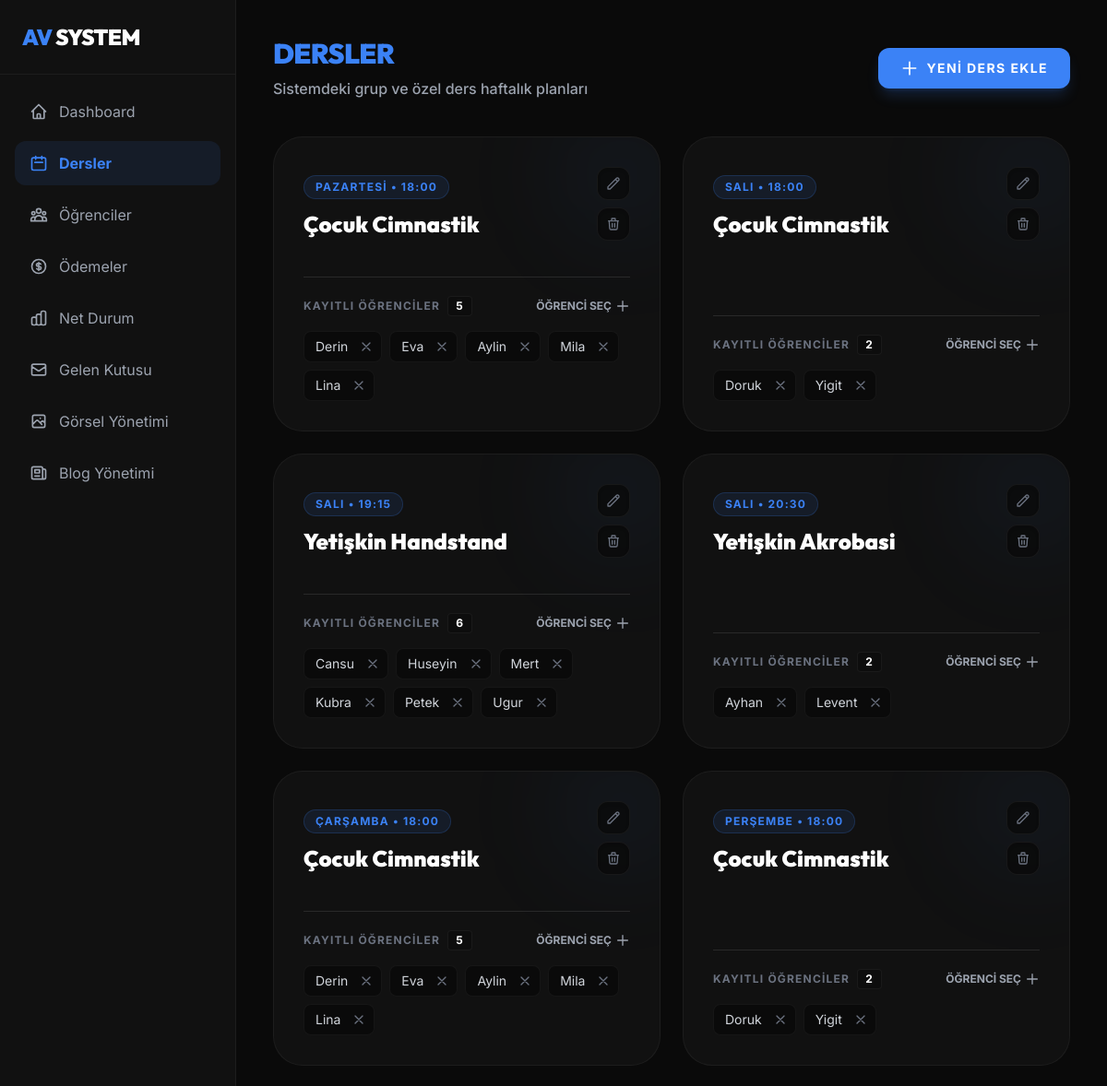
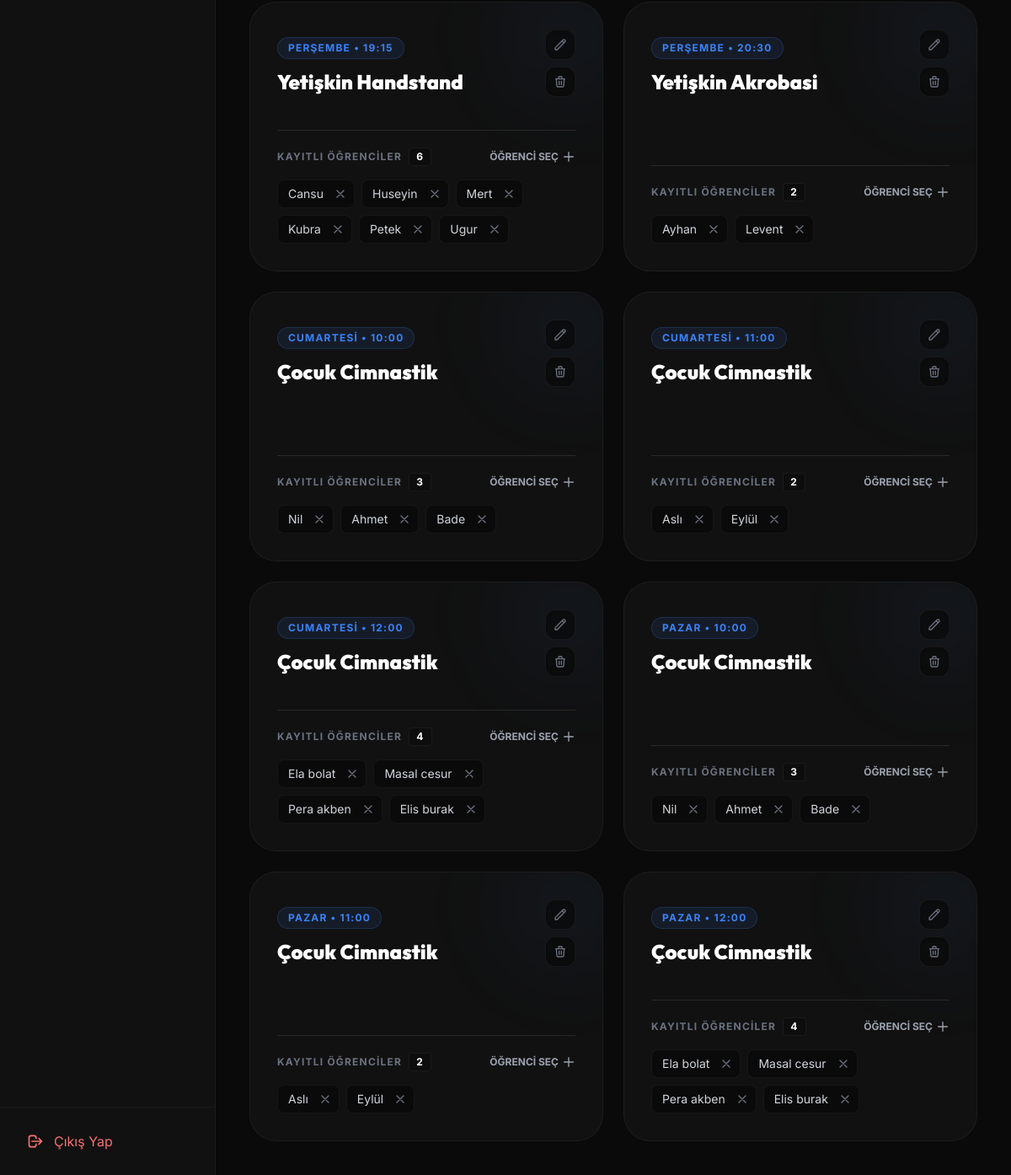
/panel/lessons/ (signed in), run on the app's committed database (2 pictures, top to bottom).
### crm/models.py (models this page shows, shortened)
class Lesson(models.Model):
    DAYS_OF_WEEK = [
        ('1', 'Pazartesi'),
        ('2', 'Salı'),
        ('3', 'Çarşamba'),
        ('4', 'Perşembe'),
        ('5', 'Cuma'),
        ('6', 'Cumartesi'),
        ('7', 'Pazar'),
    ]
    name = models.CharField(max_length=200, verbose_name="Ders Adı (Örn: Çocuk Cimnastik)")
    day_of_week = models.CharField(max_length=1, choices=DAYS_OF_WEEK, verbose_name="Gün")
    time = models.TimeField(verbose_name="Saat")
    notes = models.TextField(blank=True, null=True, verbose_name="Açıklama/Notlar")
    class Meta:
        verbose_name = "Ders"
        verbose_name_plural = "Dersler"
        ordering = ['day_of_week', 'time']

class Student(models.Model):
    STATUS_CHOICES = [
        ('active', 'Aktif'),
        ('inactive', 'Pasif'),
    ]
    full_name = models.CharField(max_length=200, verbose_name="Öğrenci Adı Soyadı")
    phone = models.CharField(max_length=20, blank=True, null=True, verbose_name="Telefon")
    email = models.EmailField(blank=True, null=True, verbose_name="E-posta")
    registration_date = models.DateField(auto_now_add=True, verbose_name="Kayıt Tarihi")
    status = models.CharField(max_length=20, choices=STATUS_CHOICES, default='active', verbose_name="Durum")
    lessons = models.ManyToManyField(Lesson, related_name='students', blank=True, verbose_name="Kayıtlı Olduğu Dersler")
    notes = models.TextField(blank=True, null=True, verbose_name="Özel Notlar")
    class Meta:
        verbose_name = "Öğrenci"
        verbose_name_plural = "Öğrenciler"
        ordering = ['-registration_date']

### crm/views.py (the view)
# urls.py: path('lessons/', views.lesson_list, name='crm_lesson_list'),
@login_required(login_url='crm_login')
def lesson_list(request):
    qs = Lesson.objects.all().prefetch_related('students')
    all_students = Student.objects.filter(status='active').order_by('full_name')
    context = {'lessons': qs, 'all_students': all_students}
    return render(request, 'crm/lesson_list.html', context)

### crm/templates/crm/lesson_list.html (shortened to what this page needs)
{% extends 'crm/base.html' %}
{% block content %}
<div class="mb-10 flex flex-col md:flex-row md:items-center justify-between gap-6">
    <div>
        <h2 class="text-3xl font-heading font-black tracking-tight text-white uppercase">
            <span class="text-accent">DERSLER</span>
        </h2>
        <p class="text-gray-400 mt-2 font-medium">Sistemdeki grup ve özel ders haftalık planları</p>
    </div>
    <button onclick="openAddLessonModal()"
        class="bg-accent text-white px-6 py-3 rounded-xl font-bold uppercase tracking-widest text-sm hover:bg-accent-dark transition-all flex items-center gap-2 shadow-lg shadow-accent/20 active:scale-95">
        <svg class="w-5 h-5" fill="none" stroke="currentColor" viewBox="0 0 24 24">
            <path stroke-linecap="round" stroke-linejoin="round" stroke-width="2" d="M12 4v16m8-8H4"></path>
        </svg>
        Yeni Ders Ekle
    </button>
</div>
<div class="grid grid-cols-1 lg:grid-cols-2 xl:grid-cols-3 gap-6">
    {% for lesson in lessons %}
    <div class="bg-secondary p-8 rounded-[2rem] border border-white/5 relative overflow-hidden group hover:border-accent/40 transition-all duration-500 hover:shadow-2xl hover:shadow-accent/5 flex flex-col min-h-[320px]">
        <div class="absolute -right-10 -top-10 w-40 h-40 bg-accent/5 rounded-full blur-[50px] group-hover:bg-accent/15 transition-colors duration-700 pointer-events-none"></div>
        <div class="flex items-start justify-between mb-6 relative z-10">
            <div class="flex-1 mt-2">
                <span class="inline-block px-3 py-1 rounded-full bg-accent/10 text-accent text-xs font-bold uppercase tracking-widest mb-3 border border-accent/20">
                    {{ lesson.get_day_of_week_display }} &bull; {{ lesson.time | time:"H:i" }}
                </span>
                <h3 class="text-2xl font-heading font-black text-white leading-tight">{{ lesson.name }}</h3>
            </div>
            <div class="flex flex-col gap-2 shrink-0 ml-4">
                <button onclick="openEditLesson('{{ lesson.id }}', '{{ lesson.name | escapejs }}', '{{ lesson.day_of_week }}', '{{ lesson.time | time:'H:i' }}', '{{ lesson.notes | escapejs }}')"
                    class="w-9 h-9 bg-primary/80 border border-white/5 rounded-xl flex items-center justify-center text-gray-500 hover:text-accent hover:border-accent/30 transition-colors shadow-inner"
                    title="Dersi Düzenle">
                    <svg class="w-4 h-4" fill="none" stroke="currentColor" viewBox="0 0 24 24">
                        <path stroke-linecap="round" stroke-linejoin="round" stroke-width="2" d="M15.232 5.232l3.536 3.536m-2.036-5.036a2.5 2.5 0 113.536 3.536L6.5 21.036H3v-3.572L16.732 3.732z"></path>
                    </svg>
                </button>
                <form action="{% url 'crm_lesson_delete' lesson.id %}" method="POST" class="m-0 p-0" onsubmit="return confirm('Bu dersi silmek istediğinize emin misiniz?');">
                    <button type="submit" class="w-9 h-9 bg-primary/80 border border-white/5 rounded-xl flex items-center justify-center text-gray-500 hover:text-red-400 hover:border-red-400/30 transition-colors shadow-inner" title="Dersi Sil">
                        <svg class="w-4 h-4" fill="none" stroke="currentColor" viewBox="0 0 24 24">
                            <path stroke-linecap="round" stroke-linejoin="round" stroke-width="2" d="M19 7l-.867 12.142A2 2 0 0116.138 21H7.862a2 2 0 01-1.995-1.858L5 7m5 4v6m4-6v6m1-10V4a1 1 0 00-1-1h-4a1 1 0 00-1 1v3M4 7h16"></path>
                        </svg>
                    </button>
                </form>
            </div>
        </div>
        <div class="border-t border-white/10 pt-5 mt-auto relative z-10">
            <div class="flex items-center justify-between mb-4">
                <h4 class="text-xs font-bold text-gray-500 uppercase tracking-widest flex items-center gap-2">
                    Kayıtlı Öğrenciler
                    <span class="bg-primary/50 text-white px-2 py-0.5 rounded text-xs border border-white/5">
                        {{ lesson.students.count }}
                    </span>
                </h4>
                <button onclick="openAddStudentModal(this)" data-lesson-id="{{ lesson.id }}" data-lesson-name="{{ lesson.name }}"
                    class="hover:text-accent text-gray-400 transition-colors group/btn flex items-center gap-1 text-xs font-bold uppercase">
                    Öğrenci Seç
                    <svg class="w-4 h-4" fill="none" stroke="currentColor" viewBox="0 0 24 24">
                        <path stroke-linecap="round" stroke-linejoin="round" stroke-width="2" d="M12 4v16m8-8H4"></path>
                    </svg>
                </button>
            </div>
            <div class="flex flex-wrap gap-2">
                {% for student in lesson.students.all %}
                <div class="inline-flex items-center text-sm bg-primary border border-white/5 rounded-lg text-gray-300 transition-all hover:bg-white/5 pr-1 pl-3 py-1">
                    <span class="mr-2">{{ student.full_name }}</span>
                    <form method="POST" action="{% url 'crm_lesson_remove_student' lesson.id student.id %}" class="inline m-0 p-0" onsubmit="return confirm('Öğrenciyi dersten çıkarmak istediğinize emin misiniz?');">
                        <button type="submit" class="w-6 h-6 rounded flex items-center justify-center text-gray-500 hover:text-red-400 hover:bg-red-400/10 transition-colors">
                            <svg class="w-4 h-4" fill="none" stroke="currentColor" viewBox="0 0 24 24">
                                <path stroke-linecap="round" stroke-linejoin="round" stroke-width="2" d="M6 18L18 6M6 6l12 12"></path>
                            </svg>
                        </button>
                    </form>
                </div>
                {% empty %}
                <span class="text-sm text-gray-600 italic">Henüz öğrenci kaydedilmemiş.</span>
                {% endfor %}
            </div>
        </div>
    </div>
    {% empty %}
    <div class="col-span-full text-center py-20 text-gray-500 bg-secondary/30 rounded-[3rem] border-2 border-dashed border-white/5">
        <p class="font-heading font-bold text-xl mb-2 text-gray-300">Program Henüz Boş</p>
    </div>
    {% endfor %}
</div>
{% endblock %}

### crm/templates/crm/base.html (style rules this page uses)
body { background-color: #0a0a0a; color: #fff; }

### data on the page
Lesson: day_of_week "PAZARTESI", time "18:00", name "Çocuk Cimnastik", students.count "5"
Student: full_name "Derin"
Student: full_name "Eva"
Student: full_name "Aylin"
Student: full_name "Mila"
Student: full_name "Lina"
Lesson: day_of_week "SALI", time "18:00", name "Çocuk Cimnastik", students.count "2"
Student: full_name "Doruk"
Student: full_name "Yigit"
Lesson: day_of_week "SALI", time "19:15", name "Yetişkin Handstand", students.count "6"
Student: full_name "Cansu"
Student: full_name "Huseyin"
Student: full_name "Mert"
Student: full_name "Kubra"
Student: full_name "Petek"
Student: full_name "Ugur"
Lesson: day_of_week "SALI", time "20:30", name "Yetişkin Akrobasi", students.count "2"
Student: full_name "Ayhan"
Student: full_name "Levent"
Lesson: day_of_week "ÇARŞAMBA", time "18:00", name "Çocuk Cimnastik", students.count "5"
Lesson: day_of_week "PERŞEMBE", time "18:00", name "Çocuk Cimnastik", students.count "2"
Lesson: day_of_week "PERŞEMBE", time "19:15", name "Yetişkin Handstand", students.count "6"
Lesson: day_of_week "PERŞEMBE", time "20:30", name "Yetişkin Akrobasi", students.count "2"
Lesson: day_of_week "CUMARTESI", time "10:00", name "Çocuk Cimnastik", students.count "3"
Student: full_name "Nil"
Student: full_name "Ahmet"
Student: full_name "Bade"
Lesson: day_of_week "CUMARTESI", time "11:00", name "Çocuk Cimnastik", students.count "2"
Student: full_name "Aslı"
Student: full_name "Eylül"
Lesson: day_of_week "CUMARTESI", time "12:00", name "Çocuk Cimnastik", students.count "4"
Student: full_name "Ela bolat"
Student: full_name "Masal cesur"
Student: full_name "Pera akben"
Student: full_name "Elis burak"
Lesson: day_of_week "PAZAR", time "10:00", name "Çocuk Cimnastik", students.count "3"
Lesson: day_of_week "PAZAR", time "11:00", name "Çocuk Cimnastik", students.count "2"
Lesson: day_of_week "PAZAR", time "12:00", name "Çocuk Cimnastik", students.count "4"
